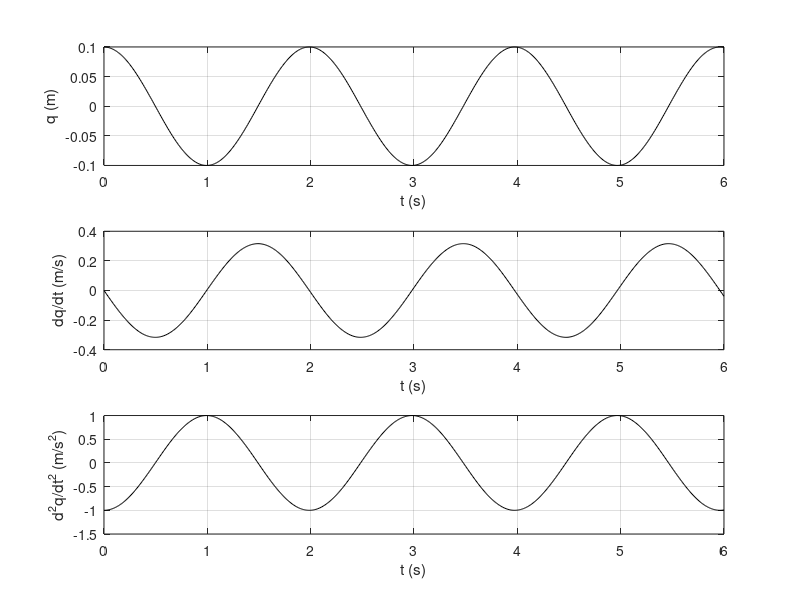
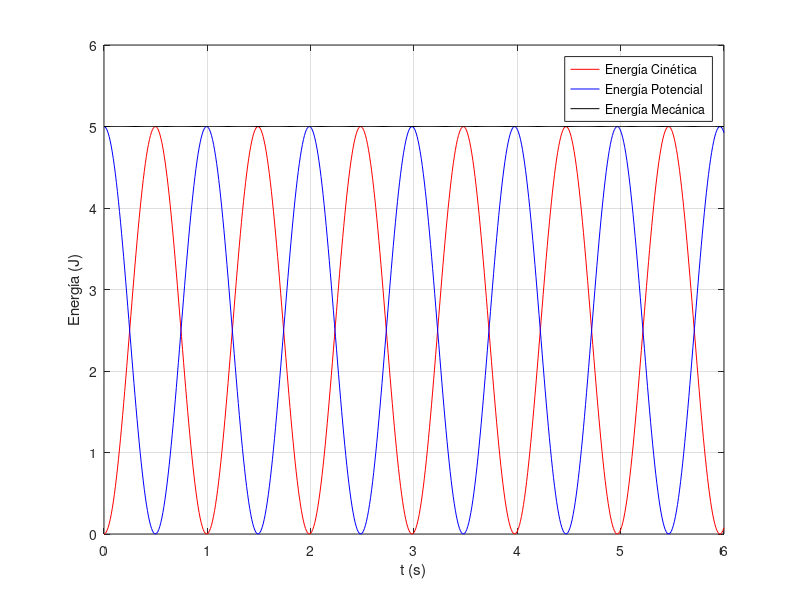
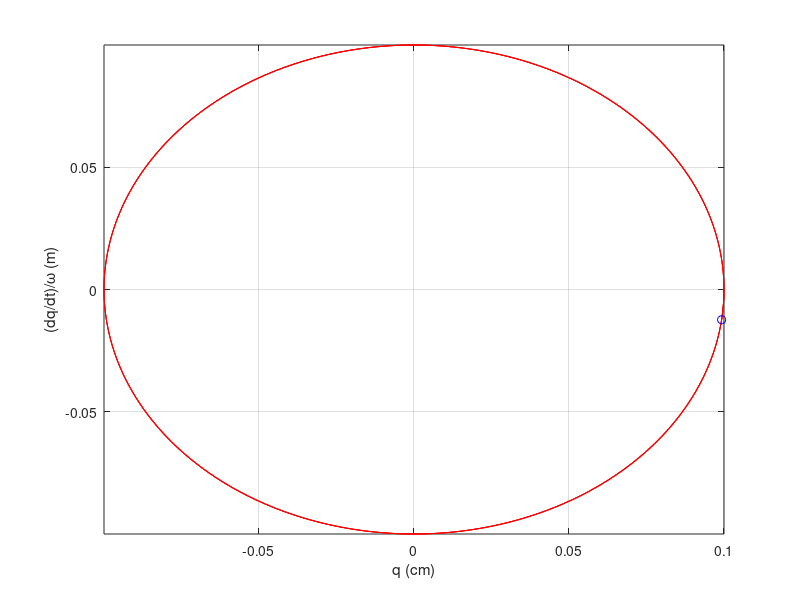

These figures' MATLAB source, in order:
% Análisis Dinámico de Estructuras
% Prof. John Esteban Ardila González
% Ejercicio de aplicación #1
clc, clear all, close all

%% Valores de entrada:
m = 100; % masa en kg
k = 1000; % rigidez en N/m
w = (k/m)^0.5; % fecuencia angular en rad/s
T = 2*pi/w; % periodo en s

% Condiciones iniciales:
q0 = 0.1; % desplazamiento inicial en m
dq0 = 0.0; % velocidad inicial en m/s

%% Respuesta del sistema:
t = (0:0.01:6)'; % vector de tiempo desde 0 s hasta 5 s @ 0.01 s
q = q0*cos(w*t) + dq0/w*sin(w*t); % desplazamiento en función del tiempo
dq = -q0*w*sin(w*t) + dq0*cos(w*t); % velocidad en función del tiempo
ddq = -q0*w^2*cos(w*t) + dq0*w*sin(w*t); % aceleración en función del tiempo

%% Energía del sistema:
ET = 1/2*m*dq.^2; % energía cinética
EV = 1/2*k*q.^2; % energía potencial
EM = ET + EV; % energía total
%% Gráficas:
% Desplazamiento, velocidad y aceleración
figure
subplot(311), plot(t,q,'-k')
grid on, xlabel('t (s)'), ylabel('q (m)')
subplot(312), plot(t,dq,'-k')
grid on, xlabel('t (s)'), ylabel('dq/dt (m/s)')
subplot(313), plot(t,ddq,'-k')
grid on, xlabel('t (s)'), ylabel('d^2q/dt^2 (m/s^2)')
%Energía cinética, potencial y mecánica
figure
plot(t,ET,'-r',t,EV,'-b',t,EM,'-k')
legend('Energía Cinética','Energía Potencial','Energía Mecánica')
grid on, xlabel('t (s)'), ylabel('Energía (J)')

% Velocidad/frecuencia angular VS Desplazamiento
figure
comet(q,dq/w)
xlabel('q (cm)'), ylabel('(dq/dt)/\omega (m)')
grid on